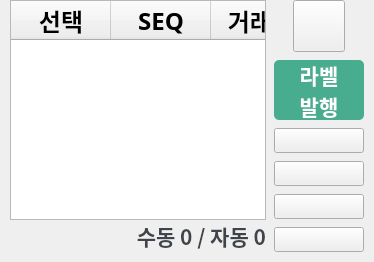
    <widget class="QFrame" name="main_frame">
     <property name="frameShape">
      <enum>QFrame::NoFrame</enum>
     </property>
     <property name="frameShadow">
      <enum>QFrame::Raised</enum>
     </property>
     <layout class="QHBoxLayout" name="horizontalLayout_3">
      <property name="spacing">
       <number>8</number>
      </property>
      <property name="leftMargin">
       <number>10</number>
      </property>
      <property name="topMargin">
       <number>0</number>
      </property>
      <property name="rightMargin">
       <number>10</number>
      </property>
      <property name="bottomMargin">
       <number>10</number>
      </property>
      <item>
       <widget class="QFrame" name="qty_text_frame">
        <property name="frameShape">
         <enum>QFrame::NoFrame</enum>
        </property>
        <property name="frameShadow">
         <enum>QFrame::Raised</enum>
        </property>
        <layout class="QVBoxLayout" name="verticalLayout_5">
         <property name="spacing">
          <number>0</number>
         </property>
         <property name="leftMargin">
          <number>0</number>
         </property>
         <property name="topMargin">
          <number>0</number>
         </property>
         <property name="rightMargin">
          <number>0</number>
         </property>
         <property name="bottomMargin">
          <number>0</number>
         </property>
         <item>
          <widget class="QTableWidget" name="tableWidget">
           <property name="maximumSize">
            <size>
             <width>16777215</width>
             <height>16777215</height>
            </size>
           </property>
           <property name="font">
            <font>
             <family>맑은 고딕</family>
             <pointsize>17</pointsize>
             <weight>75</weight>
             <bold>true</bold>
            </font>
           </property>
           <property name="layoutDirection">
            <enum>Qt::LeftToRight</enum>
           </property>
           <property name="autoFillBackground">
            <bool>false</bool>
           </property>
           <property name="styleSheet">
            <string notr="true"/>
           </property>
           <property name="frameShape">
            <enum>QFrame::StyledPanel</enum>
           </property>
           <property name="verticalScrollBarPolicy">
            <enum>Qt::ScrollBarAsNeeded</enum>
           </property>
           <property name="horizontalScrollBarPolicy">
            <enum>Qt::ScrollBarAlwaysOff</enum>
           </property>
           <property name="sizeAdjustPolicy">
            <enum>QAbstractScrollArea::AdjustIgnored</enum>
           </property>
           <property name="autoScroll">
            <bool>true</bool>
           </property>
           <property name="autoScrollMargin">
            <number>26</number>
           </property>
           <property name="editTriggers">
            <set>QAbstractItemView::NoEditTriggers</set>
           </property>
           <property name="selectionMode">
            <enum>QAbstractItemView::SingleSelection</enum>
           </property>
           <property name="selectionBehavior">
            <enum>QAbstractItemView::SelectRows</enum>
           </property>
           <property name="verticalScrollMode">
            <enum>QAbstractItemView::ScrollPerItem</enum>
           </property>
           <property name="showGrid">
            <bool>true</bool>
           </property>
           <property name="sortingEnabled">
            <bool>false</bool>
           </property>
           <property name="rowCount">
            <number>0</number>
           </property>
           <property name="columnCount">
            <number>12</number>
           </property>
           <attribute name="horizontalHeaderVisible">
            <bool>true</bool>
           </attribute>
           <attribute name="horizontalHeaderCascadingSectionResizes">
            <bool>false</bool>
           </attribute>
           <attribute name="horizontalHeaderMinimumSectionSize">
            <number>0</number>
           </attribute>
           <attribute name="horizontalHeaderDefaultSectionSize">
            <number>100</number>
           </attribute>
           <attribute name="horizontalHeaderHighlightSections">
            <bool>true</bool>
           </attribute>
           <attribute name="horizontalHeaderShowSortIndicator" stdset="0">
            <bool>false</bool>
           </attribute>
           <attribute name="horizontalHeaderStretchLastSection">
            <bool>true</bool>
           </attribute>
           <attribute name="verticalHeaderVisible">
            <bool>false</bool>
           </attribute>
           <attribute name="verticalHeaderCascadingSectionResizes">
            <bool>false</bool>
           </attribute>
           <attribute name="verticalHeaderMinimumSectionSize">
            <number>0</number>
           </attribute>
           <attribute name="verticalHeaderDefaultSectionSize">
            <number>0</number>
           </attribute>
           <attribute name="verticalHeaderShowSortIndicator" stdset="0">
            <bool>false</bool>
           </attribute>
           <attribute name="verticalHeaderStretchLastSection">
            <bool>false</bool>
           </attribute>
           <column>
            <property name="text">
             <string>선택</string>
            </property>
            <property name="font">
             <font>
              <family>맑은 고딕</family>
              <pointsize>18</pointsize>
              <weight>75</weight>
              <bold>true</bold>
             </font>
            </property>
           </column>
           <column>
            <property name="text">
             <string>SEQ</string>
            </property>
            <property name="font">
             <font>
              <family>맑은 고딕</family>
              <pointsize>18</pointsize>
              <weight>75</weight>
              <bold>true</bold>
             </font>
            </property>
           </column>
           <column>
            <property name="text">
             <string>거래처</string>
            </property>
            <property name="font">
             <font>
              <family>맑은 고딕</family>
              <pointsize>18</pointsize>
              <weight>75</weight>
              <bold>true</bold>
             </font>
            </property>
           </column>
           <column>
            <property name="text">
             <string>품목</string>
            </property>
            <property name="font">
             <font>
              <family>맑은 고딕</family>
              <pointsize>18</pointsize>
              <weight>75</weight>
              <bold>true</bold>
             </font>
            </property>
           </column>
           <column>
            <property name="text">
             <string>타입</string>
            </property>
            <property name="font">
             <font>
              <family>맑은 고딕</family>
              <pointsize>18</pointsize>
              <weight>75</weight>
              <bold>true</bold>
             </font>
            </property>
           </column>
           <column>
            <property name="text">
             <string>규격</string>
            </property>
            <property name="font">
             <font>
              <family>맑은 고딕</family>
              <pointsize>18</pointsize>
              <weight>75</weight>
              <bold>true</bold>
             </font>
            </property>
           </column>
           <column>
            <property name="text">
             <string>수량</string>
            </property>
            <property name="font">
             <font>
              <family>맑은 고딕</family>
              <pointsize>18</pointsize>
              <weight>75</weight>
              <bold>true</bold>
             </font>
            </property>
           </column>
           <column>
            <property name="text">
             <string>수동</string>
            </property>
            <property name="font">
             <font>
              <family>맑은 고딕</family>
              <pointsize>18</pointsize>
              <weight>75</weight>
              <bold>true</bold>
             </font>
            </property>
           </column>
           <column>
            <property name="text">
             <string>자동1</string>
            </property>
            <property name="font">
             <font>
              <family>맑은 고딕</family>
              <pointsize>18</pointsize>
              <weight>75</weight>
              <bold>true</bold>
             </font>
            </property>
           </column>
           <column>
            <property name="text">
             <string>자동2</string>
            </property>
            <property name="font">
             <font>
              <family>맑은 고딕</family>
              <pointsize>18</pointsize>
              <weight>75</weight>
              <bold>true</bold>
             </font>
            </property>
           </column>
           <column>
            <property name="text">
             <string>발행</string>
            </property>
            <property name="font">
             <font>
              <family>맑은 고딕</family>
              <pointsize>18</pointsize>
              <weight>75</weight>
              <bold>true</bold>
             </font>
            </property>
           </column>
           <column>
            <property name="text">
             <string>BAR_CODE</string>
            </property>
            <property name="font">
             <font>
              <family>맑은 고딕</family>
              <pointsize>18</pointsize>
              <weight>75</weight>
              <bold>true</bold>
             </font>
            </property>
           </column>
          </widget>
         </item>
         <item>
          <widget class="QFrame" name="qty_frame">
           <property name="frameShape">
            <enum>QFrame::NoFrame</enum>
           </property>
           <property name="frameShadow">
            <enum>QFrame::Raised</enum>
           </property>
           <layout class="QVBoxLayout" name="verticalLayout_6">
            <property name="spacing">
             <number>0</number>
            </property>
            <property name="leftMargin">
             <number>0</number>
            </property>
            <property name="topMargin">
             <number>0</number>
            </property>
            <property name="rightMargin">
             <number>0</number>
            </property>
            <property name="bottomMargin">
             <number>0</number>
            </property>
            <item alignment="Qt::AlignBottom">
             <widget class="QLabel" name="qty_label">
              <property name="font">
               <font>
                <family>맑은 고딕</family>
                <pointsize>16</pointsize>
                <weight>75</weight>
                <italic>false</italic>
                <bold>true</bold>
               </font>
              </property>
              <property name="styleSheet">
               <string notr="true">background: none;
color: #3f444a;
border: none;</string>
              </property>
              <property name="text">
               <string>수동 0 / 자동 0</string>
              </property>
              <property name="alignment">
               <set>Qt::AlignBottom|Qt::AlignRight|Qt::AlignTrailing</set>
              </property>
             </widget>
            </item>
           </layout>
          </widget>
         </item>
        </layout>
       </widget>
      </item>
      <item>
       <widget class="QFrame" name="arrow_frame">
        <property name="minimumSize">
         <size>
          <width>90</width>
          <height>0</height>
         </size>
        </property>
        <property name="maximumSize">
         <size>
          <width>90</width>
          <height>16777215</height>
         </size>
        </property>
        <property name="frameShape">
         <enum>QFrame::NoFrame</enum>
        </property>
        <property name="frameShadow">
         <enum>QFrame::Raised</enum>
        </property>
        <layout class="QVBoxLayout" name="verticalLayout_4">
         <property name="spacing">
          <number>8</number>
         </property>
         <property name="leftMargin">
          <number>0</number>
         </property>
         <property name="topMargin">
          <number>0</number>
         </property>
         <property name="rightMargin">
          <number>0</number>
         </property>
         <property name="bottomMargin">
          <number>0</number>
         </property>
         <item alignment="Qt::AlignHCenter">
          <widget class="QPushButton" name="print_status">
           <property name="minimumSize">
            <size>
             <width>52</width>
             <height>52</height>
            </size>
           </property>
           <property name="maximumSize">
            <size>
             <width>52</width>
             <height>52</height>
            </size>
           </property>
           <property name="font">
            <font>
             <family>맑은 고딕</family>
             <pointsize>16</pointsize>
             <weight>75</weight>
             <bold>true</bold>
            </font>
           </property>
           <property name="toolTip">
            <string>프린터 상태</string>
           </property>
           <property name="text">
            <string/>
           </property>
           <property name="icon">
            <iconset>
             <normaloff>../img/print.png</normaloff>../img/print.png</iconset>
           </property>
           <property name="iconSize">
            <size>
             <width>25</width>
             <height>25</height>
            </size>
           </property>
          </widget>
         </item>
         <item>
          <widget class="QPushButton" name="print_btn">
           <property name="sizePolicy">
            <sizepolicy hsizetype="Preferred" vsizetype="Preferred">
             <horstretch>0</horstretch>
             <verstretch>0</verstretch>
            </sizepolicy>
           </property>
           <property name="minimumSize">
            <size>
             <width>0</width>
             <height>60</height>
            </size>
           </property>
           <property name="maximumSize">
            <size>
             <width>16777215</width>
             <height>60</height>
            </size>
           </property>
           <property name="font">
            <font>
             <family>맑은 고딕</family>
             <pointsize>16</pointsize>
             <weight>75</weight>
             <italic>false</italic>
             <bold>true</bold>
            </font>
           </property>
           <property name="cursor">
            <cursorShape>PointingHandCursor</cursorShape>
           </property>
           <property name="toolTip">
            <string>수동확정</string>
           </property>
           <property name="styleSheet">
            <string notr="true">QPushButton {
border:none; 
background:#47AD8E; 
color:white;
border-radius: 5px
}
QPushButton:pressed {
background-color: #3fa082;
}</string>
           </property>
           <property name="text">
            <string>라벨
발행</string>
           </property>
           <property name="iconSize">
            <size>
             <width>34</width>
             <height>34</height>
            </size>
           </property>
          </widget>
         </item>
         <item>
          <widget class="QPushButton" name="top">
           <property name="sizePolicy">
            <sizepolicy hsizetype="Expanding" vsizetype="Expanding">
             <horstretch>0</horstretch>
             <verstretch>0</verstretch>
            </sizepolicy>
           </property>
           <property name="font">
            <font>
             <family>맑은 고딕</family>
             <weight>75</weight>
             <italic>false</italic>
             <bold>true</bold>
            </font>
           </property>
           <property name="cursor">
            <cursorShape>PointingHandCursor</cursorShape>
           </property>
           <property name="styleSheet">
            <string notr="true"/>
           </property>
           <property name="text">
            <string/>
           </property>
           <property name="icon">
            <iconset>
             <normaloff>../img/top_blue.png</normaloff>../img/top_blue.png</iconset>
           </property>
           <property name="iconSize">
            <size>
             <width>45</width>
             <height>45</height>
            </size>
           </property>
          </widget>
         </item>
         <item>
          <widget class="QPushButton" name="prev">
           <property name="sizePolicy">
            <sizepolicy hsizetype="Expanding" vsizetype="Expanding">
             <horstretch>0</horstretch>
             <verstretch>0</verstretch>
            </sizepolicy>
           </property>
           <property name="font">
            <font>
             <family>맑은 고딕</family>
             <pointsize>9</pointsize>
             <weight>50</weight>
             <italic>false</italic>
             <bold>false</bold>
            </font>
           </property>
           <property name="cursor">
            <cursorShape>PointingHandCursor</cursorShape>
           </property>
           <property name="styleSheet">
            <string notr="true"/>
           </property>
           <property name="text">
            <string/>
           </property>
           <property name="icon">
            <iconset>
             <normaloff>../img/prev_blue.png</normaloff>../img/prev_blue.png</iconset>
           </property>
           <property name="iconSize">
            <size>
             <width>42</width>
             <height>42</height>
            </size>
           </property>
          </widget>
         </item>
         <item>
          <widget class="QPushButton" name="next">
           <property name="sizePolicy">
            <sizepolicy hsizetype="Expanding" vsizetype="Expanding">
             <horstretch>0</horstretch>
             <verstretch>0</verstretch>
            </sizepolicy>
           </property>
           <property name="font">
            <font>
             <family>맑은 고딕</family>
             <weight>75</weight>
             <italic>false</italic>
             <bold>true</bold>
            </font>
           </property>
           <property name="cursor">
            <cursorShape>PointingHandCursor</cursorShape>
           </property>
           <property name="styleSheet">
            <string notr="true"/>
           </property>
           <property name="text">
            <string/>
           </property>
           <property name="icon">
            <iconset>
             <normaloff>../img/next_blue.png</normaloff>../img/next_blue.png</iconset>
           </property>
           <property name="iconSize">
            <size>
             <width>42</width>
             <height>42</height>
            </size>
           </property>
          </widget>
         </item>
         <item>
          <widget class="QPushButton" name="bottom">
           <property name="sizePolicy">
            <sizepolicy hsizetype="Expanding" vsizetype="Expanding">
             <horstretch>0</horstretch>
             <verstretch>0</verstretch>
            </sizepolicy>
           </property>
           <property name="font">
            <font>
             <family>맑은 고딕</family>
             <weight>75</weight>
             <italic>false</italic>
             <bold>true</bold>
            </font>
           </property>
           <property name="cursor">
            <cursorShape>PointingHandCursor</cursorShape>
           </property>
           <property name="styleSheet">
            <string notr="true"/>
           </property>
           <property name="text">
            <string/>
           </property>
           <property name="icon">
            <iconset>
             <normaloff>../img/bottom_blue.png</normaloff>../img/bottom_blue.png</iconset>
           </property>
           <property name="iconSize">
            <size>
             <width>45</width>
             <height>45</height>
            </size>
           </property>
          </widget>
         </item>
        </layout>
       </widget>
      </item>
     </layout>
    </widget>
